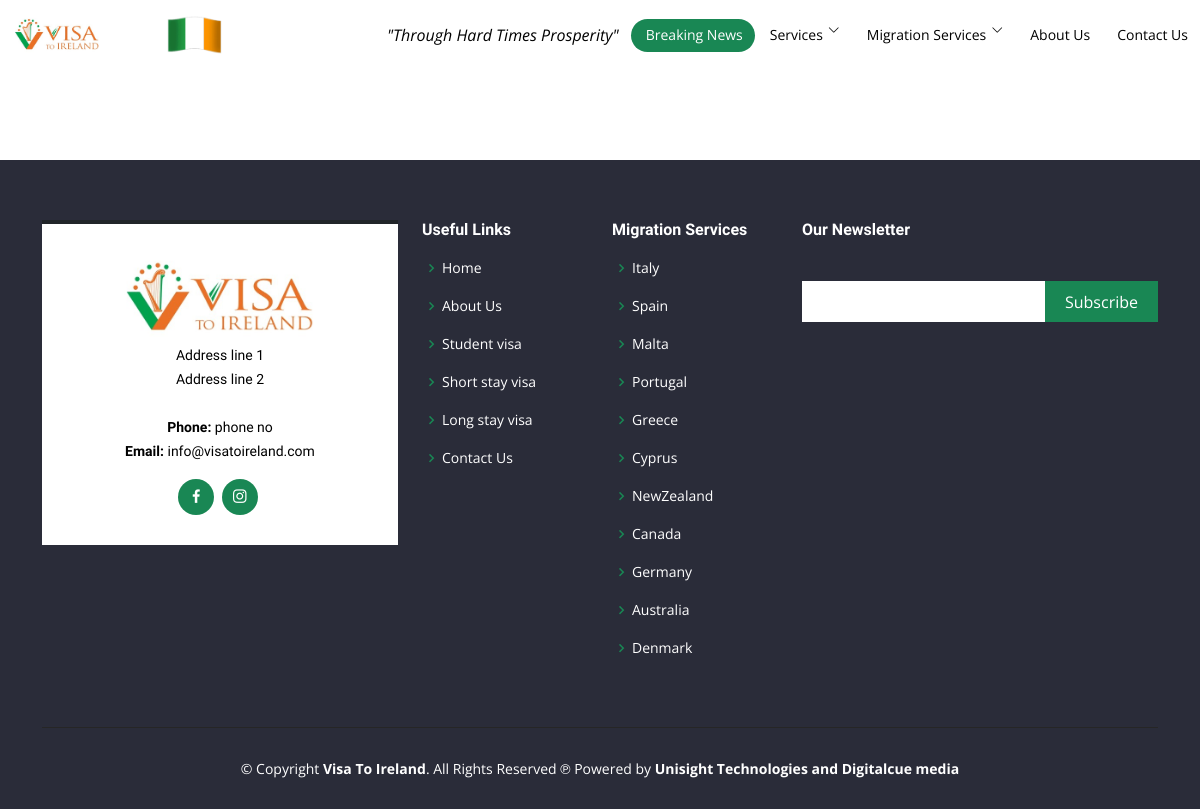
/blogs/, run on an earlier commit of the app's database.
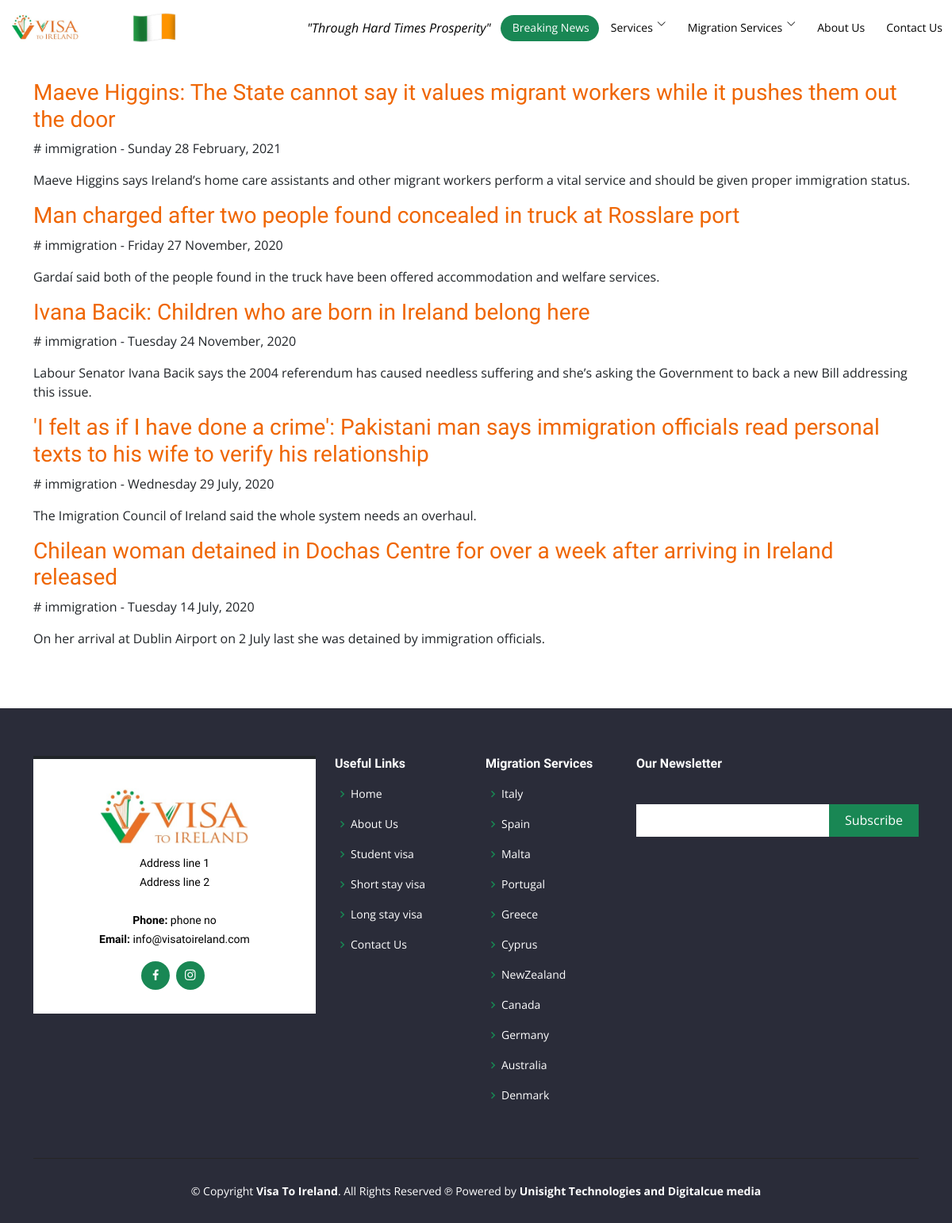
And on a later commit of the database.
### ireland_app/models.py (models this page shows, shortened)
class News(models.Model):
    title = models.CharField(max_length=300)
    date = models.CharField(max_length=100, blank=True, null=True)
    description = models.CharField(max_length=800)
    url = models.URLField(max_length=300)
    class Meta:
        verbose_name_plural = "News"

### ireland_app/views.py (the view)
# urls.py: path('blogs/', views.Blog.as_view(), name="blogs"),
class Blog(View):
    def get(self, request, *args, **kwargs):
        render_news = models.News.objects.all()
        context = {
            'news': render_news
        }
        return render(request, 'blogs.html', context=context)

### ireland_app/templates/blogs.html
{% extends 'base.html' %}
{% load static %}
{% block body_block %}
<main id="main">
<section id="blogs">
<div class="section-title">
</div>
  <div class="container">
    {% for blog in news %}
          <div class="blog-box">
            <div class="row" data-aos="fade-up">
            <div class="col">
              <a href="{{ blog.url }}"><h3 class="blog-head">{{ blog.title }}</h3></a>
              <p class="blog-date">{{ blog.date }}</p>
              <p class="blog-para">{{ blog.description }}</p>
            </div>
          </div>
          </div>
    {% endfor %}
  </div>
</section>
</main>
{% endblock %}

### ireland_app/templates/base.html (shortened to what this page needs)
<!DOCTYPE html>
{% load static %}
<html lang="en">
<head>
  <link href="{% static 'assets/vendor/animate.css/animate.min.css' %}" rel="stylesheet">
  <link href="{% static 'assets/vendor/aos/aos.css' %}" rel="stylesheet">
  <link href="{% static 'assets/vendor/bootstrap/css/bootstrap.min.css' %}" rel="stylesheet">
  <link href="{% static 'assets/vendor/bootstrap-icons/bootstrap-icons.css' %}" rel="stylesheet">
  <link href="{% static 'assets/vendor/boxicons/css/boxicons.min.css' %}" rel="stylesheet">
  <link href="{% static 'assets/vendor/glightbox/css/glightbox.min.css' %}" rel="stylesheet">
  <link href="{% static 'assets/vendor/remixicon/remixicon.css' %}" rel="stylesheet">
  <link href="{% static 'assets/vendor/swiper/swiper-bundle.min.css' %}" rel="stylesheet">
  <link href="{% static 'assets/css/style.css' %}" rel="stylesheet">
</head>
<header id="header" class="fixed-top d-flex align-items-center  header ">
  <div class="container d-flex align-items-center justify-content-between">
    <a href="{% url 'index' %}" class="logo"><img src="{% static 'assets/img/visatoirelandlogo.jpg' %}" alt="" class="img-fluid"></a>
    <a href="#"> <img src="{% static 'assets/img/Animated-Flag-Ireland.gif' %}" style="height:40px;margin-right:100px;"> </a>
        <i  style="color:black; text-align:left;">"Through Hard Times Prosperity"<br></i>
    </div>
    <nav id="navbar" class="navbar">
      <ul>
        <li><a class="nav-link scrollto active" style="color:#fff; color.hover:#000;" href="{% url 'blogs' %}">Breaking News</a></li>
        <li class="dropdown"><a href="#"><span>Services</span> <i class="bi bi-chevron-down"></i></a>
        </li>
        <li class="dropdown"><a href="#"><span>Migration Services</span> <i class="bi bi-chevron-down"></i></a>
        </li>
          <li><a class="nav-link scrollto" href="{% url 'aboutus' %}">About Us</a></li>
        <li><a class="nav-link scrollto" href="{% url 'contactus' %}">Contact Us</a></li>
      </ul>
    </nav>
</header>
{% block body_block %}
{% endblock %}
<footer id="footer">
  <div class="footer-top">
    <div class="container">
      <div class="row">
        <div class="col-lg-4 col-md-6">
          <div class="footer-info">
            <img class="footer-logo" style="width: 200px" src="/static/assets/img/visatoirelandlogo.jpg" alt="">
            <p>
              Address line 1 <br>
              Address line 2<br><br>
              <strong>Phone:</strong> phone no<br>
              <strong>Email:</strong> info@visatoireland.com<br>
            </p>
            <div class="social-links mt-3">
              <a href="#" class="facebook"><i class="bx bxl-facebook"></i></a>
              <a href=" https://www.instagram.com/visa.toireland/" class="instagram"><i class="bx bxl-instagram"></i></a>
            </div>
          </div>
        </div>
        <div class="col-lg-2 col-md-6 footer-links">
          <h4>Useful Links</h4>
          <ul>
            <li><i class="bx bx-chevron-right"></i> <a href="{% url 'index' %}">Home</a></li>
            <li><i class="bx bx-chevron-right"></i> <a href="{% url 'aboutus' %}">About Us</a></li>
            <li><i class="bx bx-chevron-right"></i> <a href="{% url 'studentvisa' %}">Student visa </a></li>
            <li><i class="bx bx-chevron-right"></i> <a href="{% url 'shortvisa' %}">Short stay visa</a></li>
            <li><i class="bx bx-chevron-right"></i> <a href="{% url 'longvisa' %}">Long stay visa</a></li>
            <li><i class="bx bx-chevron-right"></i> <a href="{% url 'contactus' %}">Contact Us</a></li>
           </ul>
         </div>
         <div class="col-lg-2 col-md-6 footer-links">
           <h4>Migration Services</h4>
           <ul>
             <li> <i class="bx bx-chevron-right"></i> <a href="#">Italy</a> </li>
             <li> <i class="bx bx-chevron-right"></i> <a href="#">Spain</a> </li>
             <li> <i class="bx bx-chevron-right"></i> <a href="https://visatomalta.com/">Malta</a> </li>
             <li> <i class="bx bx-chevron-right"></i> <a href="https://visatoportugal.pro/">Portugal</a> </li>
             <li> <i class="bx bx-chevron-right"></i> <a href="#">Greece</a> </li>
             <li> <i class="bx bx-chevron-right"></i> <a href="https://visatocyprus.com/">Cyprus</a> </li>
             <li> <i class="bx bx-chevron-right"></i> <a href="https://visatonewzealand.com/">NewZealand</a> </li>
             <li> <i class="bx bx-chevron-right"></i> <a href="https://visatocanada.pro/">Canada</a> </li>
             <li> <i class="bx bx-chevron-right"></i> <a href="http://visatogermany.com/">Germany</a> </li>
             <li> <i class="bx bx-chevron-right"></i> <a href="https://www.visatoaustralia.pro/">Australia</a> </li>
             <li> <i class="bx bx-chevron-right"></i> <a href="#">Denmark</a> </li>
           </ul>
           </div>
         <div class="col-lg-4 col-md-6 footer-newsletter">
           <h4>Our Newsletter</h4>
            <form action="" method="post">
             <input type="email" name="email"><input type="submit" value="Subscribe">
           </form>
         </div>
       </div>
     </div>
   </div>
   <div class="container">
     <div class="copyright">
       &copy; Copyright <strong><span>Visa To Ireland</span></strong>. All Rights Reserved
       &copysr; Powered by <strong> <span><a style="color: white;" href="https://www.instagram.com/unisighttechnologies/?hl=en">Unisight Technologies</a> and Digitalcue media</span></strong>
     </div>
  </div>
 </footer>
</body>
</html>

### ireland_app/static/assets/css/style.css (style rules this page uses)
a { color: #ef6603; text-decoration: none; }
h1, h2, h3, h4, h5, h6 { font-family: "Raleway", sans-serif; }
#header { height: 70px; transition: all 0.5s; z-index: 997; transition: all 0.5s; background: white; }
#header .logo img { padding-right: 0; margin: 0; max-height: 40px; }
.navbar { padding: 0; }
.navbar ul { margin: 0; padding: 0; display: flex; list-style: none; align-items: center; }
.navbar li { position: relative; }
.navbar a { display: flex; align-items: left; justify-content: space-left; padding: 5px 12px 7px 15px; margin-left: 0px; font-size: 14px; color: #000; white-space: nowrap; transition: 0.3s; border-radius: 50px; }
.navbar a i { font-size: 12px; line-height: 0; margin-left: 5px; }
.navbar a:hover, .navbar .active, .navbar li:hover > a { background: #198754; }
section { padding: 60px 0; overflow: hidden; }
.section-title { padding-bottom: 40px; }
#footer { background: #2a2c39; padding: 0 0 30px 0; color: #fff; font-size: 14px; }
#footer .footer-top { padding: 60px 0 30px 0; }
#footer .footer-top .footer-info { margin-bottom: 15px; background: #fff; color: #000; border-top: 4px solid #212529; text-align: center; padding: 30px 20px; }
#footer .footer-top .footer-info p { font-size: 14px; line-height: 24px; margin-bottom: 0; font-family: "Raleway", sans-serif; }
#footer .footer-top .social-links a { font-size: 18px; display: inline-block; background: #198754; color: #fff; line-height: 1; padding: 8px 0; margin-right: 4px; border-radius: 50%; text-align: center; width: 36px; height: 36px; transition: 0.3s; }
#footer .footer-top h4 { font-size: 16px; font-weight: 600; color: #fff; position: relative; padding-bottom: 12px; }
#footer .footer-top .footer-links { margin-bottom: 30px; }
#footer .footer-top .footer-links ul { list-style: none; padding: 0; margin: 0; }
#footer .footer-top .footer-links ul i { padding-right: 2px; color: #198754; font-size: 18px; line-height: 1; }
#footer .footer-top .footer-links ul li { padding: 10px 0; display: flex; align-items: center; }
#footer .footer-top .footer-links ul li:first-child { padding-top: 0; }
#footer .footer-top .footer-links ul a { color: #fff; transition: 0.3s; display: inline-block; line-height: 1; }
#footer .footer-top .footer-newsletter form { margin-top: 30px; background: #fff; padding: 6px 10px; position: relative; border-radius: 4; }
#footer .footer-top .footer-newsletter form input[type="email"] { border: 0; padding: 4px; width: calc(100% - 110px); }
#footer .footer-top .footer-newsletter form input[type="submit"] { position: absolute; top: 0; right: 0; bottom: 0; border: 0; background: none; font-size: 16px; padding: 0 20px; background: #198754; color: #fff; transition: 0.3s; border-radius: 4; }
#footer .copyright { border-top: 1px solid #262626; text-align: center; padding-top: 30px; }

What changed in the data, as far as the page shows it:
added News: title "Maeve Higgins: The State cannot say it values migrant workers while it pushes them out the door", date "# immigration - Sunday 28 February, 2021", description "Maeve Higgins says Ireland’s home care assistants and other migrant workers perform a vital service and should be given proper immigration status."
added News: title "Man charged after two people found concealed in truck at Rosslare port", date "# immigration - Friday 27 November, 2020", description "Gardaí said both of the people found in the truck have been offered accommodation and welfare services."
added News: title "Ivana Bacik: Children who are born in Ireland belong here", date "# immigration - Tuesday 24 November, 2020", description "Labour Senator Ivana Bacik says the 2004 referendum has caused needless suffering and she’s asking the Government to back a new Bill addressing this issue."
added News: title "'I felt as if I have done a crime': Pakistani man says immigration officials read personal texts to his wife to verify his relationship", date "# immigration - Wednesday 29 July, 2020", description "The Imigration Council of Ireland said the whole system needs an overhaul."
added News: title "Chilean woman detained in Dochas Centre for over a week after arriving in Ireland released", date "# immigration - Tuesday 14 July, 2020", description "On her arrival at Dublin Airport on 2 July last she was detained by immigration officials."
